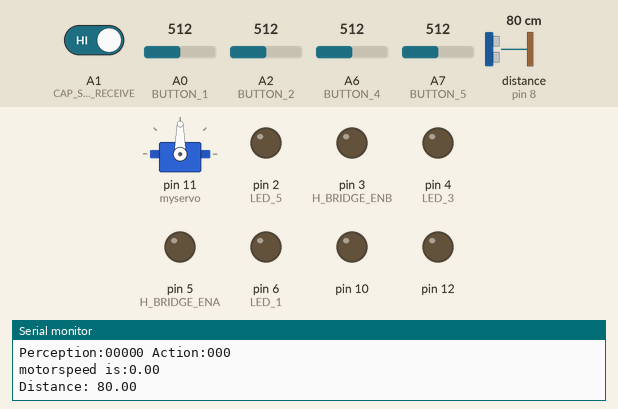
This sketch was run on a simulated Arduino Nano, built with avr-gcc and run on an emulated ATmega328P. On the bench: servo, output pins drawn as LEDs (lit = HIGH), the last lines printed to the serial monitor. Wiring (inferred from the names in the program): ultrasonic range finder: trigger pin 7; echo pin 8. The test bench sets the inputs (shaded band); at power-on: distance to the obstacle (sensor on pin 8) 80 cm, A7 (BUTTON_5) = 512, A0 (BUTTON_1) = 512, A1 (CAP_SENSOR_RECEIVE) HIGH, A2 (BUTTON_2) = 512, A6 (BUTTON_4) = 512. The echo pulse lasts 58.3 µs per cm; pins used as bus, display or sensor lines are not drawn.

Above: at 1.2 s.
1.3 s: distance to the obstacle (sensor on pin 8) set to 13 cm
4.3 s: distance to the obstacle (sensor on pin 8) set to 10 cm
At 5.2 s:
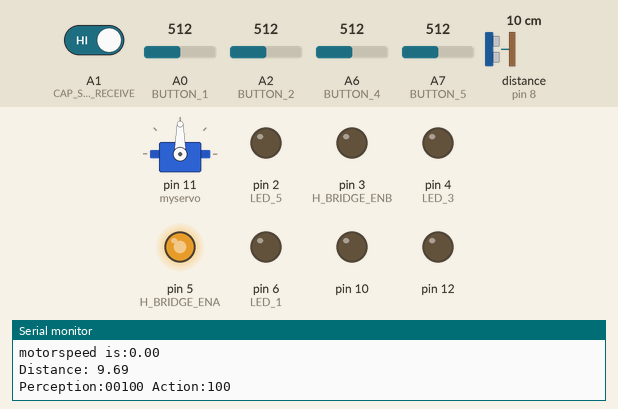
7.3 s: A7 (BUTTON_5) set to 605
10.3 s: A7 (BUTTON_5) set to 624
At 12.9 s:
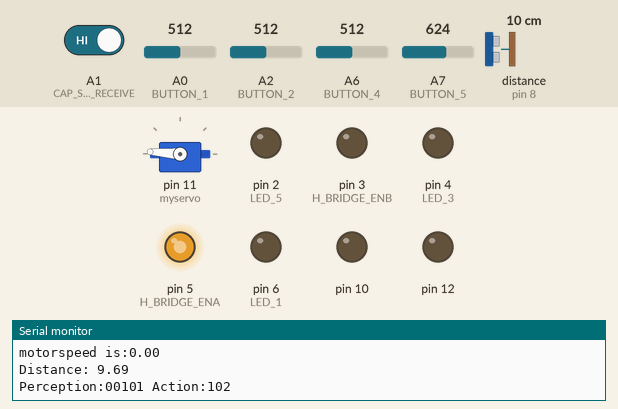
13.3 s: distance to the obstacle (sensor on pin 8) set to 18 cm
At 16.1 s:
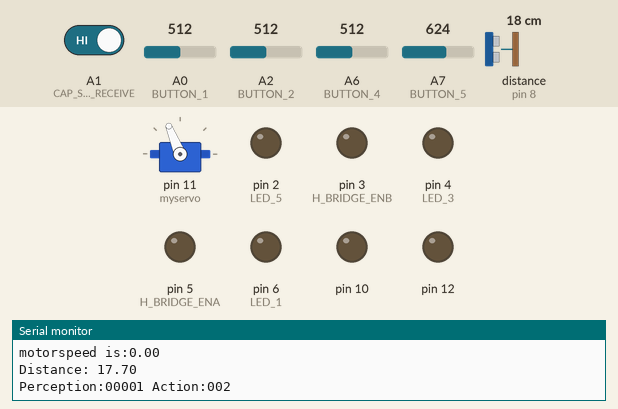
16.3 s: distance to the obstacle (sensor on pin 8) set to 14 cm
19.3 s: distance to the obstacle (sensor on pin 8) set to 11 cm
At 20.2 s:
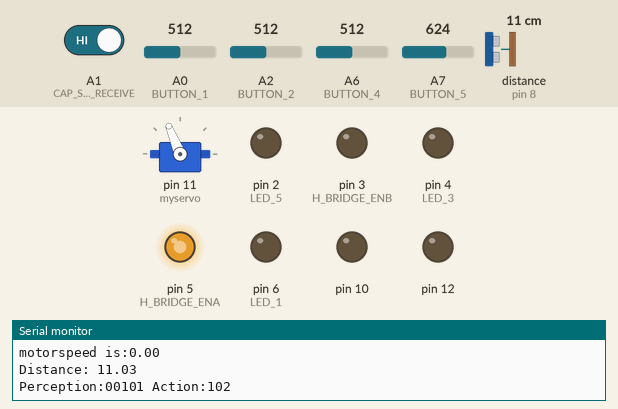
Timing chart, 0 to 22.3 s (numbered marks = the images above; inputs shaded):
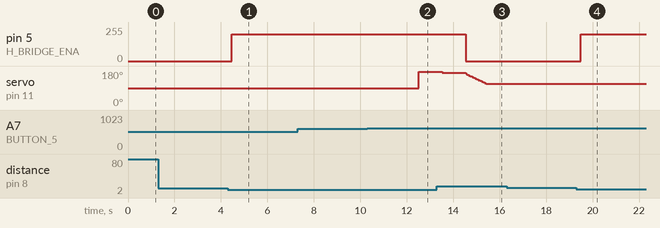

Measured:
- the behaviour switches between 12 and 11 cm on distance to the obstacle (sensor on pin 8) (found by bisection; images 0 and 1)
- the behaviour switches between 613 and 614 on A7 (BUTTON_5) (found by bisection; images 1 and 2)
- the behaviour switches between 13 and 12 cm on distance to the obstacle (sensor on pin 8) (found by bisection; images 3 and 4)
- after the input at 4.3 s, pin 5 (H_BRIDGE_ENA): 0/255 → 200/255 after 0.17 s
- after the input at 10.3 s, servo on pin 11 (myservo): 90° → 176° after 2.2 s
- after the input at 13.3 s, pin 5 (H_BRIDGE_ENA): 200/255 → 0/255 after 1.2 s
- after the input at 19.3 s, pin 5 (H_BRIDGE_ENA): 0/255 → 200/255 after 0.18 s

The sketch:

Lab2_Skeleton_Code.ino
```cpp
/********************************************************************
  ECEN 240/301 Lab Code
  Light-Following Robot

  The approach of this code is to use an architectured that employs
  three different processes:
    Perception
    Planning
    Action

  By separating these processes, this allows one to focus on the
  individual elements needed to do these tasks that are general
  to most robotics.


  Version History
  1.1.3       11 January 2023   Creation by Dr. Mazzeo and TAs from 2022 version

 ********************************************************************/

/* These initial includes allow you to use necessary libraries for
your sensors and servos. */
#include "Arduino.h"

//
// Compiler defines: the compiler replaces each name with its assignment
// (These make your code so much more readable.)
//

/***********************************************************/
// Hardware pin definitions
// Replace the pin numbers with those you connect to your robot

// Button pins. These will be replaced with the photodiode variables in lab 5
#define BUTTON_1  A0     // Far left Button - Servo Up
#define BUTTON_2  A2     // Left middle button - Left Motor
#define BUTTON_3  A4     // Middle Button - Collision
#define BUTTON_4  A6     // Right middle button - Right Motor
#define BUTTON_5  A7     // Far right button - Servo Down
#include "Arduino.h"
#include <CapacitiveSensor.h>
#define CAP_SENSOR_SEND     9
#define CAP_SENSOR_RECEIVE  A1
#define CAP_SENSOR_SAMPLES 40
#define CAP_SENSOR_TAU_THRESHOLD 25
#include <Servo.h>
float alpha=.2;
float prev;
Servo myservo;

// LED pins (note that digital pins do not need "D" in front of them)
#define LED_1   6       // Far Left LED - Servo Up
#define H_BRIDGE_ENA   5       // Left Middle LED  - Left Motor
#define LED_3   4       // Middle LED - Collision
#define H_BRIDGE_ENB   3       // Right Middle LED - Right Motor
#define LED_5   2       // Far Right LED - Servo Down
#define TRIG 7
#define ECHO 8

// Motor enable pins - Lab 3
// These will replace LEDs 2 and 4

// Photodiode pins - Lab 5
// These will replace buttons 1, 2, 4, 5

// Capacitive sensor pins - Lab 4


// Ultrasonic sensor pin - Lab 6
// This will replace button 3 and LED 3 will no longer be needed

// Servo pin - Lab 6
// This will replace LEDs 1 and 5

/***********************************************************/
// Configuration parameter definitions
// Replace the parameters with those that are appropriate for your robot

// Voltage at which a button is considered to be pressed
#define BUTTON_THRESHOLD 2.5

// Voltage at which a photodiode voltage is considered to be present - Lab 5


// Number of samples that the capacitor sensor will use in a measurement - Lab 4


// Parameters for servo control as well as instantiation - Lab 6


// Parameters for ultrasonic sensor and instantiation - Lab 6


// Parameter to define when the ultrasonic sensor detects a collision - Lab 6


/***********************************************************/
// Defintions that allow one to set states
// Sensor state definitions
#define DETECTION_NO    0
#define DETECTION_YES   1

// Motor speed definitions - Lab 4

// Collision definitions
#define COLLISION_ON   1
#define COLLISION_OFF  0

// Driving direction definitions
#define DRIVE_STOP      0
#define DRIVE_LEFT      1
#define DRIVE_RIGHT     2
#define DRIVE_STRAIGHT  3

// Servo movement definitions
#define SERVO_MOVE_STOP 0
#define SERVO_MOVE_UP   1
#define SERVO_MOVE_DOWN 2
int pos = 180;

/***********************************************************/
// Global variables that define PERCEPTION and initialization

// Collision (using Definitions)
int SensedCollision = DETECTION_NO;

// Photodiode inputs (using Definitions) - The button represent the photodiodes for lab 2
int SensedLightRight = DETECTION_NO;
int SensedLightLeft = DETECTION_NO;
int SensedLightUp = DETECTION_NO;
int SensedLightDown = DETECTION_NO;

// Capacitive sensor input (using Definitions) - Lab 4
//int SensedCapacitiveTouch = DETECTION_NO;
float duration, distance;
float dist(){
  digitalWrite(TRIG, LOW);
  delayMicroseconds(2);
  digitalWrite(TRIG, HIGH);
  delayMicroseconds(10);
  digitalWrite(TRIG, LOW);

  duration = pulseIn(ECHO, HIGH);
  distance = (duration*.0343)/2;
  Serial.print("Distance: ");
  Serial.println(distance);
  return distance;
}
float dis(){
  prev = alpha*prev + (1-alpha)*dist();
  return prev;
}
/***********************************************************/
// Global variables that define ACTION and initialization

// Collision Actions (using Definitions)
int ActionCollision = COLLISION_OFF;

// Main motors Action (using Definitions)
int ActionRobotDrive = DRIVE_STOP;
// Add speed action in Lab 4

// Servo Action (using Definitions)
int ActionServoMove =  SERVO_MOVE_STOP;
#define ECHO 8
#define TRIG 7
/********************************************************************
  SETUP function - this gets executed at power up, or after a reset
 ********************************************************************/
void setup() {
  myservo.attach(11);
  //Set up serial connection at 9600 Baud
  Serial.begin(9600);

  //Set up output pins
  pinMode(LED_1, OUTPUT);
  pinMode(H_BRIDGE_ENA, OUTPUT);
  pinMode(LED_3, OUTPUT);
  pinMode(H_BRIDGE_ENB, OUTPUT);
  pinMode(LED_5, OUTPUT);
  //Set up input pins
  pinMode(BUTTON_1, INPUT);
  pinMode(BUTTON_2, INPUT);
  pinMode(BUTTON_3, INPUT);
  pinMode(BUTTON_4, INPUT);
  pinMode(BUTTON_5, INPUT);
  pinMode(ECHO,INPUT);
  pinMode(TRIG,OUTPUT);

//set up leds for battary stats, resistors used are 120 and 150
pinMode(A0,INPUT);
pinMode(12,OUTPUT);
pinMode(11,OUTPUT);
pinMode(10,OUTPUT);
  pinMode(CAP_SENSOR_RECEIVE, INPUT);
  pinMode(CAP_SENSOR_SEND, OUTPUT);
  //Set up servo - Lab 6

}

/********************************************************************
  Main LOOP function - this gets executed in an infinite loop until
  power off or reset. - Notice: PERCEPTION, PLANNING, ACTION
 ********************************************************************/
 float Motorspeed =0;

void loop() {
  // This DebugStateOutput flag can be used to easily turn on the
  // serial debugging to know what the robot is perceiving and what
  // actions the robot wants to take.
 static CapacitiveSensor sensor = CapacitiveSensor(CAP_SENSOR_SEND, CAP_SENSOR_RECEIVE);
 long tau =  sensor.capacitiveSensor(CAP_SENSOR_SAMPLES);
 if(tau>1500){
 if(Motorspeed ==0){
  Motorspeed =255*.33;
  delay(500);
 }
 else if(Motorspeed == (255*.33)){
  Motorspeed = 255*.66;
  delay(500);
 }
 else if(Motorspeed == (255*.66)){
  Motorspeed = 255;
  delay(500);
 }
 else if(Motorspeed ==255){
  Motorspeed = 0;
  delay(500);
 }}
 Serial.print("motorspeed is:");
 Serial.println(Motorspeed);
  int DebugStateOutput = true; // Change false to true to debug
  RobotPerception(); // PERCEPTION
  if (DebugStateOutput) {
    Serial.print("Perception:");
    Serial.print(SensedLightUp);
    Serial.print(SensedLightLeft);
    Serial.print(SensedCollision);
    Serial.print(SensedLightRight);
    Serial.print(SensedLightDown);
//    Serial.print(SensedCapacitiveTouch); - Lab 4
  }

  RobotPlanning(); // PLANNING
  if (DebugStateOutput) {
    Serial.print(" Action:");
    Serial.print(ActionCollision);
    Serial.print(ActionRobotDrive);
//    Serial.print(ActionRobotSpeed); - Lab 4
    Serial.println(ActionServoMove);
  }
  RobotAction(); // ACTION
}

/**********************************************************************************************************
  Robot PERCEPTION - all of the sensing
 ********************************************************************/
void RobotPerception() {
  // This function polls all of the sensors and then assigns sensor outputs
  // that can be used by the robot in subsequent stages


  // Photodiode Sensing
  //Serial.println(getPinVoltage(BUTTON_2)); //uncomment for debugging

  if (is_LIGHT(A2) &&is_LIGHT(A6)){
    SensedLightLeft = DETECTION_YES;
    SensedLightRight=DETECTION_YES;
  }
  else{
  if (is_LIGHT(A6)){
    SensedLightLeft = DETECTION_YES;
  } else {
    SensedLightLeft = DETECTION_NO;
  }
  // Remember, you can find the buttons and which one goes to what towards the top of the file
  if (is_LIGHT(A2)) {
    SensedLightRight = DETECTION_YES;
  } else {
    SensedLightRight = DETECTION_NO;
  }}


   if (is_LIGHT(A0)){
    SensedLightUp = DETECTION_YES;
  } else {
    SensedLightUp = DETECTION_NO;
  }
  if (is_LIGHT(A7)) {
    SensedLightDown = DETECTION_YES;
  } else {
    SensedLightDown = DETECTION_NO;
  }


   // Capacitive Sensor
   /*Add code in lab 4*/

   // Collision Sensor
   if (isCollision()) {   // Add code in isCollision() function for lab 2 milestone 1
    SensedCollision = DETECTION_YES;
   } else {
    SensedCollision = DETECTION_NO;
   }
}


////////////////////////////////////////////////////////////////////
// Function to read pin voltage
////////////////////////////////////////////////////////////////////
float getPinVoltage(int pin) {
  //This function can be used for many different tasks in the labs
  //Study this line of code to understand what is going on!!
  //What does analogRead(pin) do?
  //Why is (float) needed?
  //Why divide by 1024?
  //Why multiply by 5?
  return 5 * (float)analogRead(pin) / 1024;
}

////////////////////////////////////////////////////////////////////
// Function to determine if a button is pushed or not
////////////////////////////////////////////////////////////////////
bool isButtonPushed(int button_pin) {
  //This function can be used to determine if a said button is pushed.
  //Remember that when the voltage is 0, it's only close to zero.
  //Hint: Call the getPinVoltage function and if that value is greater
  // than the BUTTON_THRESHOLD variable toward the top of the file, return true.
  if (analogRead(button_pin)<900){
    return true;
  } else {
    return false;
  }
}


////////////////////////////////////////////////////////////////////
// Function that detects if there is an obstacle in front of robot
////////////////////////////////////////////////////////////////////
bool isCollision() {
  //This is where you add code that tests if the collision button
  // was pushed (BUTTON_3)
  //In lab 6 you will add a sonar sensor to detect collision and
  // the code for the sonar sensor will go in this function.
  // Until then we will use a button to model the sensor.
  if (dis()<=12) {
    return true;
  } else {
    return false;
  }
}

////////////////////////////////////////////////////////////////////
// Function that detects if the capacitive sensor is being touched
////////////////////////////////////////////////////////////////////
bool isCapacitiveSensorTouched() {
  //In lab 4 you will add a capacitive sensor, and
  // you will need to modify this function accordingly.
}


/**********************************************************************************************************
  Robot PLANNING - using the sensing to make decisions
 **********************************************************************************************************/
void RobotPlanning(void) {
  // The planning FSMs that are used by the robot to assign actions
  // based on the sensing from the Perception stage.
  fsmCollisionDetection(); // Milestone 1
  fsmMoveServoUpAndDown(); // Milestone 3
  // Add Speed Control State Machine in lab 4
}

////////////////////////////////////////////////////////////////////
// State machine for detecting collisions, and stopping the robot
// if necessary.
////////////////////////////////////////////////////////////////////
void fsmCollisionDetection() {
  static int collisionDetectionState = COLLISION_OFF;
  //Serial.println(collisionDetectionState); //uncomment for debugging

  switch (collisionDetectionState) {
    case 1: //collision detected
      //There is an obstacle, stop the robot
      ActionCollision = COLLISION_ON; // Sets the action to turn on the collision LED
      /* Add code in milestone 2 to stop the robot's wheels - Hint: ActionRobotDrive = ________ */
      ActionRobotDrive=DRIVE_STOP;

      //State transition logic
      if ( SensedCollision == DETECTION_NO) {
        collisionDetectionState = COLLISION_OFF; //if no collision, go to no collision state
      }
      break;

    case 0: //no collision
      //There is no obstacle, drive the robot
      ActionCollision = COLLISION_OFF; // Sets action to turn off the collision LED

      fsmSteerRobot(); // Milestone 2

      //State transition logic
      if (SensedCollision == DETECTION_YES) {
        collisionDetectionState = COLLISION_ON; //if collision, go to collision state
      }
      break;

    default: // error handling
      {
        collisionDetectionState = COLLISION_OFF;
      }
      break;
  }
}
void doTurnLedOff(int ledpin){
  digitalWrite(ledpin,LOW);
}
void doTurnLedOn(int ledpin){
  digitalWrite(ledpin,HIGH);
}

////////////////////////////////////////////////////////////////////
// State machine for detecting if light is to the right or left,
// and steering the robot accordingly.
////////////////////////////////////////////////////////////////////
void fsmSteerRobot() {
  static int steerRobotState = DRIVE_STOP;
  //Serial.println(steerRobotState); //uncomment for debugging

  switch (steerRobotState) {
    case 0: //light is not detected
      ActionRobotDrive = DRIVE_STOP;

      //State transition logic
      if ( SensedLightLeft == DETECTION_YES && SensedLightRight != DETECTION_YES ) {
        steerRobotState = 1; //if light on left of robot, go to left state
      } else if ( SensedLightRight == DETECTION_YES && SensedLightLeft != DETECTION_YES ) {
        steerRobotState = 2; //if light on right of robot, go to right state
      }
      else if( SensedLightRight == DETECTION_YES && SensedLightLeft == DETECTION_YES ){
        steerRobotState =3;
      }

      break;

    case 1: //light is to the left of robot
      //The light is on the left, turn left
      ActionRobotDrive =DRIVE_LEFT;  //Add appropriate variable to set the action to turn left
      if ( SensedLightRight == DETECTION_YES && SensedLightLeft != DETECTION_YES ) {
        steerRobotState = 2; //if light on right of robot, go to right state
      }
      else if( SensedLightRight == DETECTION_YES && SensedLightLeft == DETECTION_YES ){
        steerRobotState =3;
      }
      else if ( SensedLightLeft != DETECTION_YES && SensedLightRight != DETECTION_YES ){
        steerRobotState =0;
      }
      break;

    case 2: //light is to the right of robot
      ActionRobotDrive =DRIVE_RIGHT;

      if ( SensedLightRight != DETECTION_YES && SensedLightLeft == DETECTION_YES ) {
        steerRobotState = 1; //if light on right of robot, go to right state
      }
      else if( SensedLightRight == DETECTION_YES && SensedLightLeft == DETECTION_YES ){
        steerRobotState =3;
      }
      else if ( SensedLightLeft != DETECTION_YES && SensedLightRight != DETECTION_YES ){
        steerRobotState =0;
      }

      break;

    // light is on both right and left
    case 3:
    ActionRobotDrive=DRIVE_STRAIGHT;
  if ( SensedLightLeft != DETECTION_YES && SensedLightRight != DETECTION_YES ){
        steerRobotState =0;
      }
  else if ( SensedLightRight != DETECTION_YES && SensedLightLeft == DETECTION_YES ) {
        steerRobotState = 1; //if light on right of robot, go to right state
      }
  else if ( SensedLightRight == DETECTION_YES && SensedLightLeft != DETECTION_YES ) {
        steerRobotState = 2; //if light on right of robot, go to right state
      }
      break;

    default: // error handling
    {
      steerRobotState =DRIVE_STOP;
    }
  }
}

////////////////////////////////////////////////////////////////////
// State machine for detecting if light is above or below center,
// and moving the servo accordingly.
////////////////////////////////////////////////////////////////////
void fsmMoveServoUpAndDown() {
  static int moveServoState = 0;
  //Serial.println(moveServoState); //uncomment for debugging
  switch(moveServoState){
    case 0://no light detected
    ActionServoMove=SERVO_MOVE_STOP;
    if(SensedLightUp && !SensedLightDown){
      moveServoState = 1;
    }
    else if(SensedLightDown && !SensedLightUp){
      moveServoState = 2;

    }
    break;
    case 1://light is up
    ActionServoMove=SERVO_MOVE_UP;
    if(SensedLightDown && !SensedLightUp){
      moveServoState = 2;

    }
    else if((!SensedLightDown && !SensedLightUp)||(SensedLightDown && SensedLightUp)){
      moveServoState = 0;
    }
    break;
    case 2://light is down
    ActionServoMove=SERVO_MOVE_DOWN;
    if(!SensedLightDown && SensedLightUp){
      moveServoState = 1;
    }
    else if((!SensedLightDown && !SensedLightUp)||(SensedLightDown && SensedLightUp)){
      moveServoState = 0;
    }
    break;
    default:
    moveServoState = 0;
    break;
  }

  // Milestone 3
  //Create a state machine modeled after the ones in milestones 1 and 2
  // to plan the servo action based off of the perception of the robot
  //Remember no light or light in front = servo doesn't move
  //Light above = servo moves up
  //Light below = servo moves down

}

////////////////////////////////////////////////////////////////////
// State machine for detecting when the capacitive sensor is
// touched, and changing the robot's speed.
////////////////////////////////////////////////////////////////////
void fsmCapacitiveSensorSpeedControl() {
  /*Implement in lab 4*/
}

////////////////////////////////////////////////////////////////////
// State machine for cycling through the robot's speeds.
////////////////////////////////////////////////////////////////////
void fsmChangeSpeed() {
  /*Implement in lab 4*/
}


/**********************************************************************************************************
  Robot ACTION - implementing the decisions from planning to specific actions
 ********************************************************************/
void RobotAction() {
  // Here the results of planning are implented so the robot does something

  // This turns the collision LED on and off
  switch(ActionCollision) {
    case COLLISION_OFF:
      doTurnLedOff(LED_3); //Collision LED off

      break;
    case COLLISION_ON:
      doTurnLedOff(H_BRIDGE_ENB);
      analogWrite(H_BRIDGE_ENA,200);
      delay(1000);
      break;
  }

  // This drives the main motors on the robot
  switch(ActionRobotDrive) {
    case DRIVE_STOP:
      doTurnLedOff(H_BRIDGE_ENA);
      doTurnLedOff(H_BRIDGE_ENB);
      break;
    case DRIVE_LEFT:
      doTurnLedOff(H_BRIDGE_ENB);
      analogWrite(H_BRIDGE_ENA,Motorspeed);
      break;
    case DRIVE_RIGHT:
      analogWrite(H_BRIDGE_ENB,Motorspeed);
      doTurnLedOff(H_BRIDGE_ENA);
      break;
    case DRIVE_STRAIGHT:
    analogWrite(H_BRIDGE_ENB,Motorspeed);
    analogWrite(H_BRIDGE_ENA,Motorspeed);
      break;
  }

  // This calls a function to move the servo
    MoveServo();
}


////////////////////////////////////////////////////////////////////
// Function that causes the servo to move up or down.
////////////////////////////////////////////////////////////////////
void MoveServo() {
  // Note that there needs to be some logic in the action of moving
  // the servo so that it does not exceed its range
  /* Add CurrentServoAngle in lab 6 */
  switch(ActionServoMove) {
    case SERVO_MOVE_STOP:
     break;
    case SERVO_MOVE_UP:
    if(pos<=176){
      pos+=4;
      myservo.write(pos);
      }
      break;
    case SERVO_MOVE_DOWN:
        if(pos>114){
      pos-=4;
      myservo.write(pos);
      }
      break;
  }
}

float computeTau(float measuredTime, float beta)
{
  float tau = 1;
  return(tau);
}

float pinVoltage(int pin)
{
  float v_pin = 5.0 * ( (float) analogRead(pin) / 1024.0 );
  return(v_pin);
}
float is_LIGHT(int pin){
if((analogRead(pin)*0.004887585532746823069403714565)>3){
  return true;
}
else{
  return false;
}
}
```
